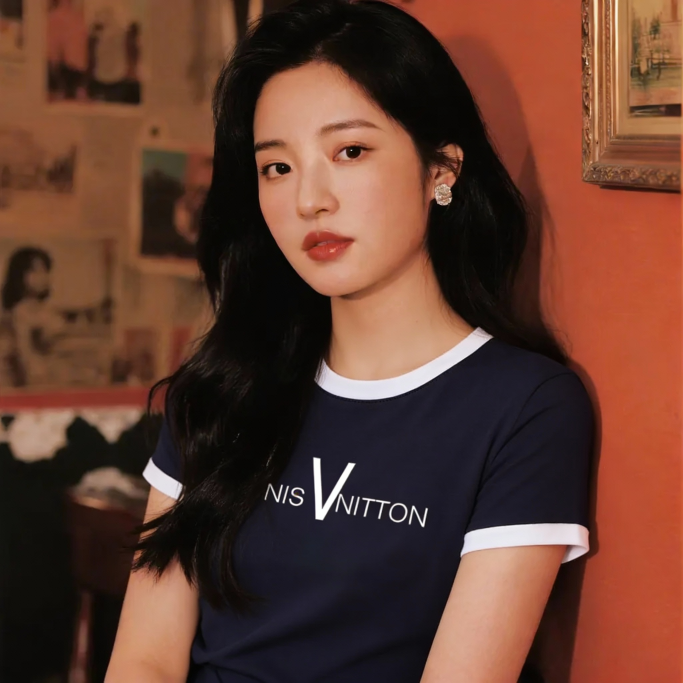
#> input picture backend/uploads/uploads/a9d14267-4d9e-4e0f-a6f7-05f380925e1b.jpeg, 2048 x 2048 px (shown at 1/3 size)
$ python -i image_preprocessing.py   (imports and definitions only)
#> lines starting #> are read from the running program, lines starting #| are printed output that depends on the picture
from PIL import Image, ImageEnhance
from typing import Dict, Any, Optional
import io
import base64

# [137 lines left out: functions resize_image, crop_image, remove_background, adjust_brightness, adjust_contrast, adjust_saturation and 2 more, not called in this run]

def preprocess_image(
    image: Image.Image,
    resize: Optional[tuple] = None,
    crop: Optional[tuple] = None,
    remove_bg: bool = False,
    brightness: Optional[float] = None,
    contrast: Optional[float] = None,
    saturation: Optional[float] = None
) -> Image.Image:
    """
    Preprocess an image with the specified operations.

    Args:
        image: The input image.
        resize: Optional target size as (width, height).
        crop: Optional crop box as (left, upper, right, lower).
        remove_bg: Whether to remove the background.
        brightness: Optional brightness factor.
        contrast: Optional contrast factor.
        saturation: Optional saturation factor.

    Returns:
        The preprocessed image.
    """
    result = image.copy()

    # Apply operations in order
    if crop:
        result = crop_image(result, crop)

    if resize:
        result = resize_image(result, resize)

    if remove_bg:
        result = remove_background(result)

    if brightness is not None:
        result = adjust_brightness(result, brightness)

    if contrast is not None:
        result = adjust_contrast(result, contrast)

    if saturation is not None:
        result = adjust_saturation(result, saturation)

    return result

>>> import cv2
>>> picture = cv2.imread('../../uploads/uploads/a9d14267-4d9e-4e0f-a6f7-05f380925e1b.jpeg', cv2.IMREAD_GRAYSCALE)
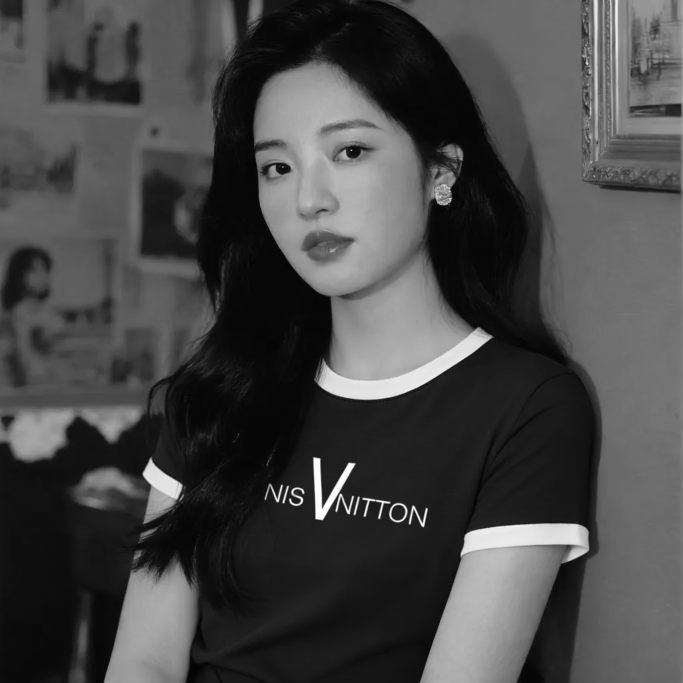
#> picture: shape (2048, 2048) (shown at 1/3 size); min 0, max 255, mean 70.7
>>> result = preprocess_image(picture)
